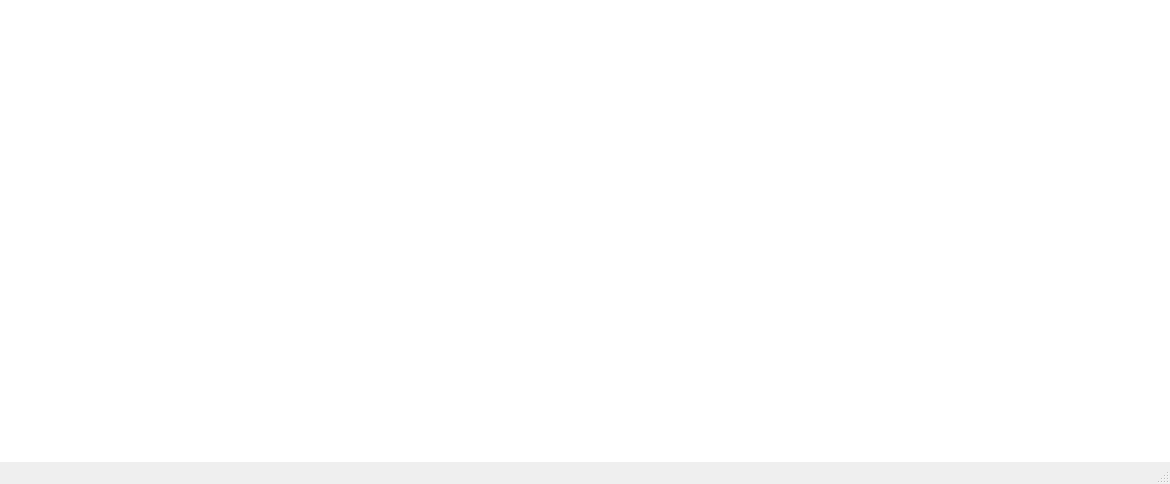
<?xml version="1.0" encoding="UTF-8"?>
<ui version="4.0">
 <class>MainWindow</class>
 <widget class="QMainWindow" name="MainWindow">
  <property name="geometry">
   <rect>
    <x>0</x>
    <y>0</y>
    <width>1170</width>
    <height>484</height>
   </rect>
  </property>
  <property name="windowTitle">
   <string>MainWindow</string>
  </property>
  <widget class="QWidget" name="centralwidget">
   <property name="styleSheet">
    <string notr="true">background-color: rgb(255, 255, 255);</string>
   </property>
   <widget class="QLabel" name="label">
    <property name="geometry">
     <rect>
      <x>20</x>
      <y>10</y>
      <width>181</width>
      <height>91</height>
     </rect>
    </property>
    <property name="text">
     <string/>
    </property>
    <property name="pixmap">
     <pixmap>../images/reponses/airplane.jpg</pixmap>
    </property>
    <property name="scaledContents">
     <bool>true</bool>
    </property>
   </widget>
   <widget class="QLabel" name="label_2">
    <property name="geometry">
     <rect>
      <x>210</x>
      <y>10</y>
      <width>181</width>
      <height>91</height>
     </rect>
    </property>
    <property name="text">
     <string/>
    </property>
    <property name="pixmap">
     <pixmap>../images/reponses/apple.jpg</pixmap>
    </property>
    <property name="scaledContents">
     <bool>true</bool>
    </property>
   </widget>
   <widget class="QLabel" name="label_3">
    <property name="geometry">
     <rect>
      <x>400</x>
      <y>10</y>
      <width>181</width>
      <height>91</height>
     </rect>
    </property>
    <property name="text">
     <string/>
    </property>
    <property name="pixmap">
     <pixmap>../images/reponses/book.jpg</pixmap>
    </property>
    <property name="scaledContents">
     <bool>true</bool>
    </property>
   </widget>
   <widget class="QLabel" name="label_4">
    <property name="geometry">
     <rect>
      <x>780</x>
      <y>10</y>
      <width>181</width>
      <height>91</height>
     </rect>
    </property>
    <property name="text">
     <string/>
    </property>
    <property name="pixmap">
     <pixmap>../images/reponses/car.jpg</pixmap>
    </property>
    <property name="scaledContents">
     <bool>true</bool>
    </property>
   </widget>
   <widget class="QLabel" name="label_5">
    <property name="geometry">
     <rect>
      <x>590</x>
      <y>10</y>
      <width>181</width>
      <height>91</height>
     </rect>
    </property>
    <property name="text">
     <string/>
    </property>
    <property name="pixmap">
     <pixmap>../images/reponses/brain.jpg</pixmap>
    </property>
    <property name="scaledContents">
     <bool>true</bool>
    </property>
   </widget>
   <widget class="QLabel" name="label_6">
    <property name="geometry">
     <rect>
      <x>970</x>
      <y>10</y>
      <width>181</width>
      <height>91</height>
     </rect>
    </property>
    <property name="text">
     <string/>
    </property>
    <property name="pixmap">
     <pixmap>../images/reponses/chair.jpg</pixmap>
    </property>
    <property name="scaledContents">
     <bool>true</bool>
    </property>
   </widget>
   <widget class="QLabel" name="label_7">
    <property name="geometry">
     <rect>
      <x>970</x>
      <y>110</y>
      <width>181</width>
      <height>91</height>
     </rect>
    </property>
    <property name="text">
     <string/>
    </property>
    <property name="pixmap">
     <pixmap>../images/reponses/The Eiffel Tower.jpg</pixmap>
    </property>
    <property name="scaledContents">
     <bool>true</bool>
    </property>
   </widget>
   <widget class="QLabel" name="label_8">
    <property name="geometry">
     <rect>
      <x>210</x>
      <y>110</y>
      <width>181</width>
      <height>91</height>
     </rect>
    </property>
    <property name="text">
     <string/>
    </property>
    <property name="pixmap">
     <pixmap>../images/reponses/eye.jpg</pixmap>
    </property>
    <property name="scaledContents">
     <bool>true</bool>
    </property>
   </widget>
   <widget class="QLabel" name="label_9">
    <property name="geometry">
     <rect>
      <x>590</x>
      <y>110</y>
      <width>181</width>
      <height>91</height>
     </rect>
    </property>
    <property name="text">
     <string/>
    </property>
    <property name="pixmap">
     <pixmap>../images/reponses/guitar.jpg</pixmap>
    </property>
    <property name="scaledContents">
     <bool>true</bool>
    </property>
   </widget>
   <widget class="QLabel" name="label_10">
    <property name="geometry">
     <rect>
      <x>20</x>
      <y>110</y>
      <width>181</width>
      <height>91</height>
     </rect>
    </property>
    <property name="text">
     <string/>
    </property>
    <property name="pixmap">
     <pixmap>../images/reponses/dog.jpg</pixmap>
    </property>
    <property name="scaledContents">
     <bool>true</bool>
    </property>
   </widget>
   <widget class="QLabel" name="label_11">
    <property name="geometry">
     <rect>
      <x>400</x>
      <y>110</y>
      <width>181</width>
      <height>91</height>
     </rect>
    </property>
    <property name="text">
     <string/>
    </property>
    <property name="pixmap">
     <pixmap>../images/reponses/face.jpg</pixmap>
    </property>
    <property name="scaledContents">
     <bool>true</bool>
    </property>
   </widget>
   <widget class="QLabel" name="label_12">
    <property name="geometry">
     <rect>
      <x>780</x>
      <y>110</y>
      <width>181</width>
      <height>91</height>
     </rect>
    </property>
    <property name="text">
     <string/>
    </property>
    <property name="pixmap">
     <pixmap>../images/reponses/rabbit.jpg</pixmap>
    </property>
    <property name="scaledContents">
     <bool>true</bool>
    </property>
   </widget>
   <widget class="QLabel" name="label_13">
    <property name="geometry">
     <rect>
      <x>590</x>
      <y>310</y>
      <width>181</width>
      <height>91</height>
     </rect>
    </property>
    <property name="text">
     <string/>
    </property>
    <property name="pixmap">
     <pixmap>../images/reponses/9.jpg</pixmap>
    </property>
    <property name="scaledContents">
     <bool>true</bool>
    </property>
   </widget>
   <widget class="QLabel" name="label_14">
    <property name="geometry">
     <rect>
      <x>970</x>
      <y>210</y>
      <width>181</width>
      <height>91</height>
     </rect>
    </property>
    <property name="text">
     <string/>
    </property>
    <property name="pixmap">
     <pixmap>../images/reponses/5.jpg</pixmap>
    </property>
    <property name="scaledContents">
     <bool>true</bool>
    </property>
   </widget>
   <widget class="QLabel" name="label_15">
    <property name="geometry">
     <rect>
      <x>210</x>
      <y>310</y>
      <width>181</width>
      <height>91</height>
     </rect>
    </property>
    <property name="text">
     <string/>
    </property>
    <property name="pixmap">
     <pixmap>../images/reponses/7.jpg</pixmap>
    </property>
    <property name="scaledContents">
     <bool>true</bool>
    </property>
   </widget>
   <widget class="QLabel" name="label_17">
    <property name="geometry">
     <rect>
      <x>400</x>
      <y>310</y>
      <width>181</width>
      <height>91</height>
     </rect>
    </property>
    <property name="text">
     <string/>
    </property>
    <property name="pixmap">
     <pixmap>../images/reponses/8.jpg</pixmap>
    </property>
    <property name="scaledContents">
     <bool>true</bool>
    </property>
   </widget>
   <widget class="QLabel" name="label_19">
    <property name="geometry">
     <rect>
      <x>210</x>
      <y>210</y>
      <width>181</width>
      <height>91</height>
     </rect>
    </property>
    <property name="text">
     <string/>
    </property>
    <property name="pixmap">
     <pixmap>../images/reponses/1.jpg</pixmap>
    </property>
    <property name="scaledContents">
     <bool>true</bool>
    </property>
   </widget>
   <widget class="QLabel" name="label_20">
    <property name="geometry">
     <rect>
      <x>20</x>
      <y>310</y>
      <width>181</width>
      <height>91</height>
     </rect>
    </property>
    <property name="text">
     <string/>
    </property>
    <property name="pixmap">
     <pixmap>../images/reponses/6.jpg</pixmap>
    </property>
    <property name="scaledContents">
     <bool>true</bool>
    </property>
   </widget>
   <widget class="QLabel" name="label_21">
    <property name="geometry">
     <rect>
      <x>590</x>
      <y>210</y>
      <width>181</width>
      <height>91</height>
     </rect>
    </property>
    <property name="text">
     <string/>
    </property>
    <property name="pixmap">
     <pixmap>../images/reponses/3.jpg</pixmap>
    </property>
    <property name="scaledContents">
     <bool>true</bool>
    </property>
   </widget>
   <widget class="QLabel" name="label_22">
    <property name="geometry">
     <rect>
      <x>20</x>
      <y>210</y>
      <width>181</width>
      <height>91</height>
     </rect>
    </property>
    <property name="text">
     <string/>
    </property>
    <property name="pixmap">
     <pixmap>../images/reponses/0.jpg</pixmap>
    </property>
    <property name="scaledContents">
     <bool>true</bool>
    </property>
   </widget>
   <widget class="QLabel" name="label_23">
    <property name="geometry">
     <rect>
      <x>400</x>
      <y>210</y>
      <width>181</width>
      <height>91</height>
     </rect>
    </property>
    <property name="text">
     <string/>
    </property>
    <property name="pixmap">
     <pixmap>../images/reponses/2.jpg</pixmap>
    </property>
    <property name="scaledContents">
     <bool>true</bool>
    </property>
   </widget>
   <widget class="QLabel" name="label_24">
    <property name="geometry">
     <rect>
      <x>780</x>
      <y>210</y>
      <width>181</width>
      <height>91</height>
     </rect>
    </property>
    <property name="text">
     <string/>
    </property>
    <property name="pixmap">
     <pixmap>../images/reponses/4.jpg</pixmap>
    </property>
    <property name="scaledContents">
     <bool>true</bool>
    </property>
   </widget>
  </widget>
  <widget class="QMenuBar" name="menubar">
   <property name="geometry">
    <rect>
     <x>0</x>
     <y>0</y>
     <width>1170</width>
     <height>25</height>
    </rect>
   </property>
  </widget>
  <widget class="QStatusBar" name="statusbar"/>
 </widget>
 <resources/>
 <connections/>
</ui>
